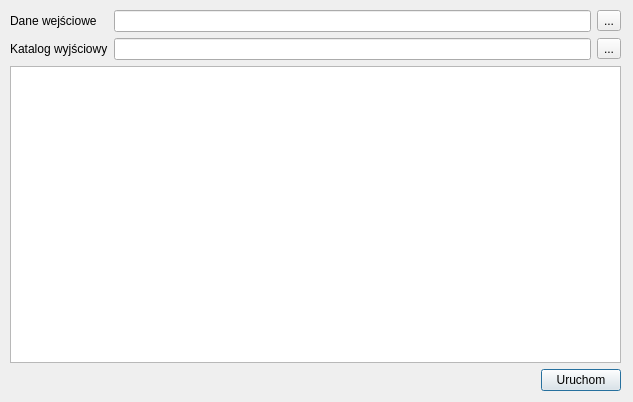
<?xml version="1.0" encoding="UTF-8"?>
<ui version="4.0">
 <class>dlg_chm</class>
 <widget class="QDialog" name="dlg_chm">
  <property name="windowModality">
   <enum>Qt::NonModal</enum>
  </property>
  <property name="geometry">
   <rect>
    <x>0</x>
    <y>0</y>
    <width>633</width>
    <height>402</height>
   </rect>
  </property>
  <property name="windowTitle">
   <string>Dialog</string>
  </property>
  <widget class="QWidget" name="verticalLayoutWidget">
   <property name="geometry">
    <rect>
     <x>10</x>
     <y>10</y>
     <width>611</width>
     <height>381</height>
    </rect>
   </property>
   <layout class="QVBoxLayout" name="lyt_main">
    <item>
     <layout class="QFormLayout" name="lyt_form">
      <item row="0" column="0">
       <widget class="QLabel" name="lbl_input">
        <property name="text">
         <string>Dane wejściowe</string>
        </property>
       </widget>
      </item>
      <item row="0" column="1">
       <layout class="QHBoxLayout" name="lyt_input">
        <item>
         <widget class="QLineEdit" name="led_input">
          <property name="enabled">
           <bool>true</bool>
          </property>
          <property name="readOnly">
           <bool>false</bool>
          </property>
         </widget>
        </item>
        <item>
         <widget class="QToolButton" name="btn_input">
          <property name="text">
           <string>...</string>
          </property>
         </widget>
        </item>
       </layout>
      </item>
      <item row="1" column="0">
       <widget class="QLabel" name="lbl_output">
        <property name="text">
         <string>Katalog wyjściowy</string>
        </property>
       </widget>
      </item>
      <item row="1" column="1">
       <layout class="QHBoxLayout" name="lyt_output">
        <item>
         <widget class="QLineEdit" name="led_output">
          <property name="enabled">
           <bool>true</bool>
          </property>
          <property name="dragEnabled">
           <bool>false</bool>
          </property>
          <property name="readOnly">
           <bool>false</bool>
          </property>
         </widget>
        </item>
        <item>
         <widget class="QToolButton" name="btn_output">
          <property name="text">
           <string>...</string>
          </property>
         </widget>
        </item>
       </layout>
      </item>
     </layout>
    </item>
    <item>
     <widget class="QPlainTextEdit" name="txt_command">
      <property name="enabled">
       <bool>true</bool>
      </property>
      <property name="plainText">
       <string/>
      </property>
     </widget>
    </item>
    <item alignment="Qt::AlignRight">
     <widget class="QPushButton" name="btn_calculate">
      <property name="maximumSize">
       <size>
        <width>129</width>
        <height>28</height>
       </size>
      </property>
      <property name="text">
       <string>Uruchom</string>
      </property>
     </widget>
    </item>
   </layout>
  </widget>
 </widget>
 <resources/>
 <connections/>
</ui>
